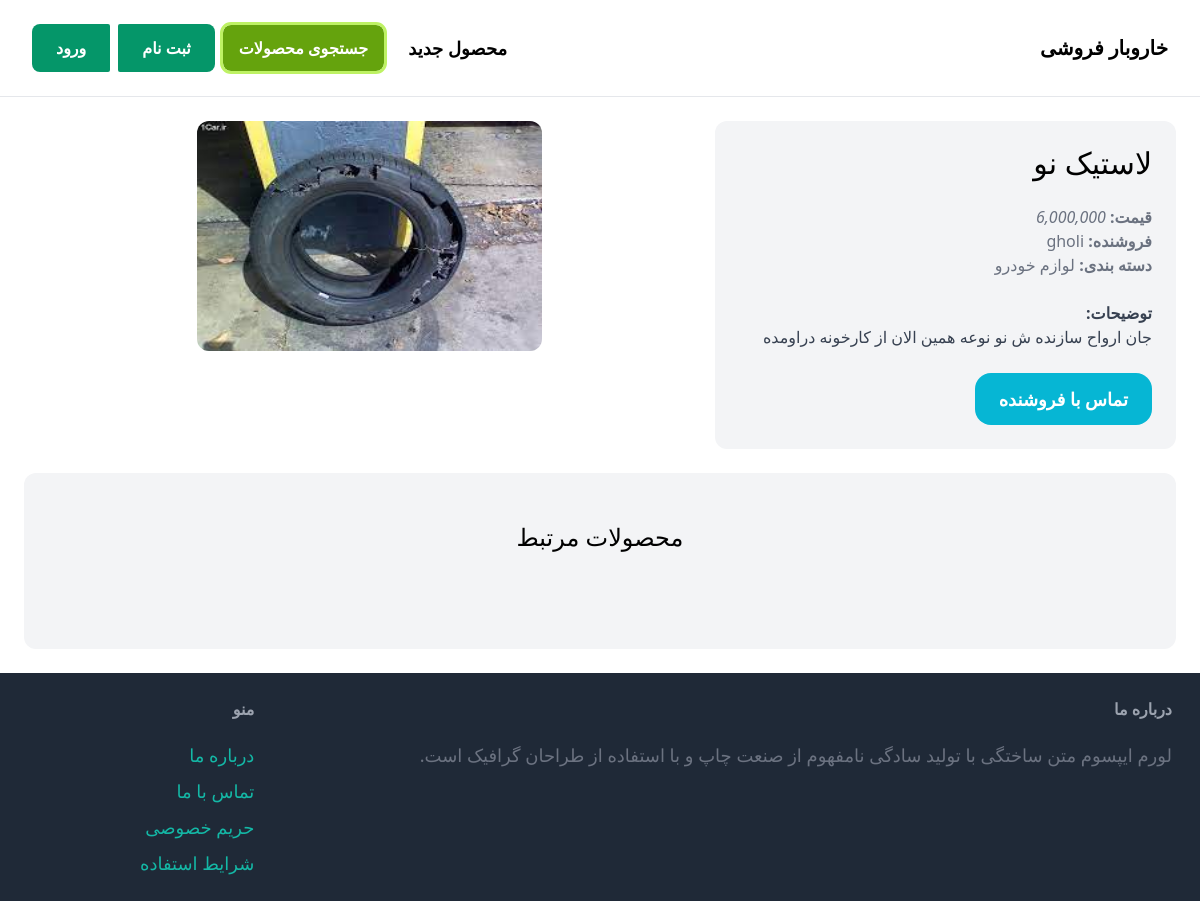
/items/15/, run on an earlier commit of the app's database.
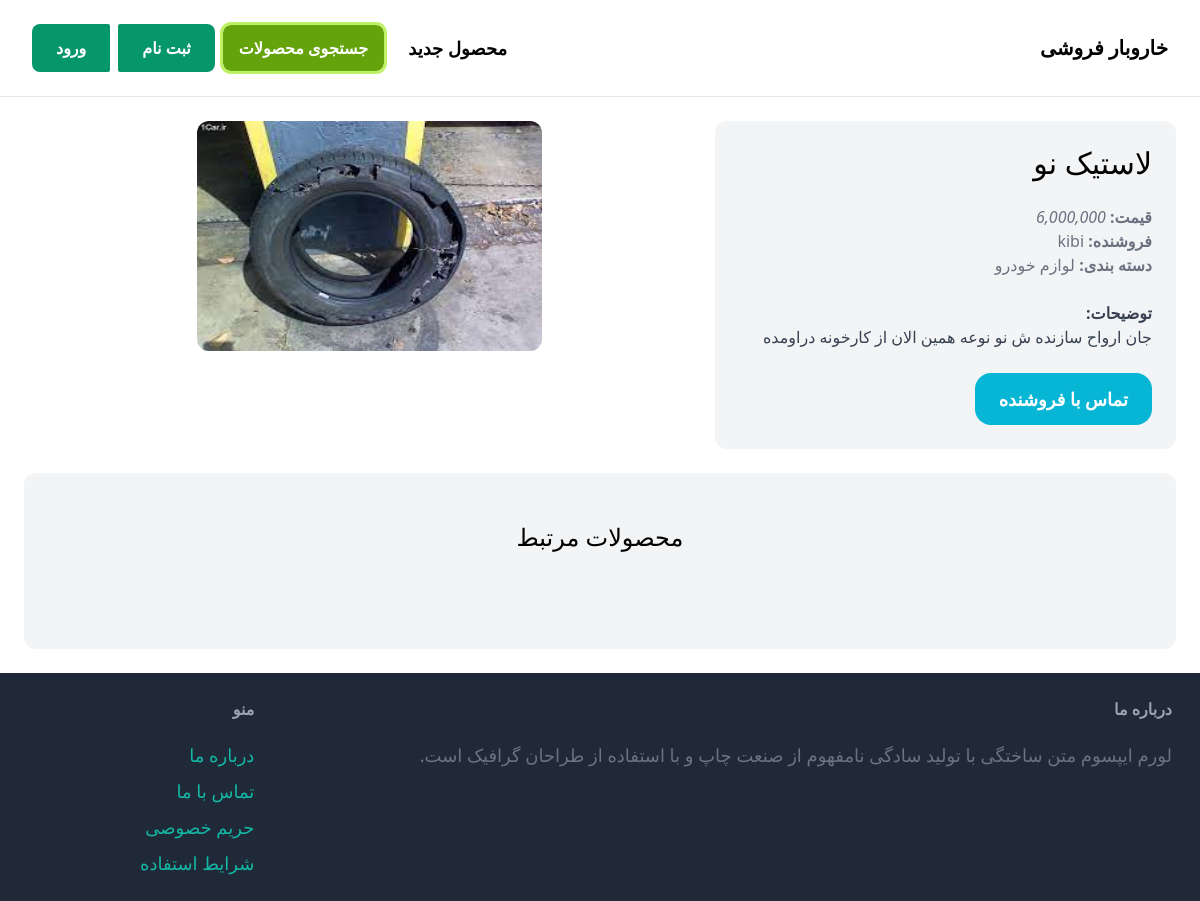
And on a later commit of the database.
### item/models.py (models this page shows, shortened)
class Item(models.Model):
    category = models.ForeignKey(Category , related_name='items',on_delete=models.CASCADE,verbose_name='دسته بندی')
    name = models.CharField(max_length=255,verbose_name='نام محصول')
    description = models.TextField(blank=True, null=True,verbose_name='توضیحات')
    price = models.FloatField(verbose_name='قیمت')
    image   = models.ImageField(upload_to='item_images', blank=True, null=True,verbose_name='عکس محصول')
    is_sold = models.BooleanField(default=False,verbose_name='آیا محصول فروخته شده است؟')
    is_deleted = models.BooleanField(default=False)
    created_by = models.ForeignKey(User, related_name='items', on_delete=models.CASCADE)
    created_at = jmodels.jDateTimeField(auto_now_add=True)
    is_approved = models.BooleanField(default=False)

class Category(models.Model):
    name = models.CharField(max_length=255)
    class Meta:
        ordering = ('name',)
        verbose_name_plural = 'categories'
    def __str__(self):
        return self.name

### item/views.py (the view)
# urls.py: path('<int:pk>/', views.chat_detail , name='detail'),
def detail(request, pk):
    item = get_object_or_404(Item, pk=pk)
    related_items = Item.objects.filter(category=item.category, is_sold=False, is_deleted=False,is_approved=True).exclude(pk=pk)[0:3]
    return render(request, 'item/detail.html', {
        'item': item,
        'related_items': related_items
    })

### item/templates/item/detail.html (shortened to what this page needs)
{% extends 'core/base.html' %}
{% block content %}
<div class="grid grid-cols-5 ">
    <div class="col-span-2 p-6 bg-gray-100 rounded-xl">
        <h1 class="mb-6 text-3xl">{{item.name}}</h1>
        <p class="text-gray-500"><strong>قیمت: </strong><i class="currency">{{ item.price }}</i></p>
        <p class="text-gray-500"><strong>فروشنده: </strong>{{ item.created_by.username }}</p>
        <form method="POST" action="{% url 'item:browse' %}" >
            <button type="submit"><p class="text-gray-500"><strong>دسته بندی: </strong>{{ item.category }}</p><br></button>
        </form>
        {%if item.description%}
            <p class="text-gray-700">
                <strong class="text-black-500">توضیحات:</strong><br>
                {{ item.description }}
            </p>
        {% endif %}
        {% if request.user == item.created_by or user.is_superuser %}
            <div class="mt-6 p-6 bg-white rounded-xl">
                {% if user.is_superuser and not request.user == item.created_by %}
                    <p> محصول متعلق به کاربر "{{item.created_by}}" میباشد.</p>
                {% else %}
                    <p>این محصول شماست.</p>
                {% endif %} {% comment %}#TODO انتظار تایید محصول، و اپشن تایید توسط ادمینو بزارم {% endcomment %}
                <a href="{% url 'item:edit' item.id %}" class="inline-block mt-6 px-6 py-3 text-lg font-semibold bg-lime-600 text-white rounded-xl">ویرایش</a>
                <a href="{% url 'item:delete' item.id %}" class="inline-block mt-6 px-6 py-3 text-lg font-semibold bg-red-500 text-white rounded-xl" onclick="return confirmDelete()">بندازش دور</a>
                {% if not item.is_sold %}
                  <a href="{% url 'item:sold' item.id %}" class="inline-block px-6 py-3 text-lg font-semibold bg-yellow-500 text-white rounded-xl" onclick="return">فروخته شد</a>
                {% else %}
                    <a href="{% url 'item:sold' item.id %}" class="inline-block px-6 py-3 text-lg font-semibold bg-teal-500 text-white rounded-xl" onclick="return">برای فروش</a>
                {% endif %}
            </div>
        {% else %}
            {% if not item.is_sold %}
                <a href="{% url 'conversation:new' item.id %}" class="inline-block mt-6 px-6 py-3 text-lg font-semibold bg-cyan-500 text-white rounded-2xl hover:bg-cyan-700 ">تماس با فروشنده</a>
            {% endif %}
        {% endif %}
    </div>
    <div class="col-span-3 justify-start " style="margin-right: auto;margin-left: 0;margin-right: 25%; width:50%;height:330">
        <img style="width: calc(250% + 300px );height:calc(100%+50px); aspect-ratio: 3/2;"  src="{{item.image.url}}" class="rounded-xl">
    </div>
</div>
<div class="mt-6 px-6 py-12 bg-gray-100 rounded-xl">
    <h2 class="mb-12 text-2xl text-center">محصولات مرتبط</h2>
   </div>
{% endblock %}

### core/templates/core/base.html (shortened to what this page needs)
<!DOCTYPE html>
<html >
    <head>
        <script src="https://cdn.tailwindcss.com"></script>
    </head>
    <body dir="rtl">
        <nav class="px-8 py-6 flex justify-between items-center border-b border-gray-200">
            <div >
                <a href="/" class="text-xl font-semibold" >خاروبار فروشی</a>
            </div>
            <div class="flex items-center">
                <a href="{% url 'item:new_item'%}" class="px-4 text-lg font-semibold hover:text-gray-500">محصول جدید</a>
                <div class="dropdown">
                    <a href="{% url 'item:browse' %}" class=" mx-2 px-4 py-3 font-semibold bg-lime-600 outline outline-lime-300 text-white rounded-lg hover:bg-lime-800">جستجوی محصولات</a>
                </div>
                {% if request.user.is_authenticated %}
                <a href="{% if user.is_superuser %}{% url 'dashboard:admin_dash' %}{% else %}{% url 'dashboard:index' %}{% endif %}" class="px-6 ml-2  py-3 font-semibold bg-emerald-600 text-white rounded-r-lg rounded-l-sm hover:bg-emerald-400">داشبورد</a>
                <a href="{% url 'conversation:inbox' %}" class="px-6 py-3 font-semibold bg-emerald-600 text-white rounded-l-lg rounded-r-sm hover:bg-emerald-400">پیام ها</a>
                {% else %}
                <a href="{% url 'core:signup' %}" class="px-6 ml-2 py-3 font-semibold bg-emerald-600 text-white rounded-r-lg rounded-l-sm hover:bg-emerald-400">ثبت نام</a>
                <a href="{% url 'core:login' %}" class="px-6 py-3 font-semibold bg-emerald-600 text-white rounded-l-lg rounded-r-sm hover:bg-emerald-400">ورود</a>
                {% endif %}
            </div>
        </nav>
        <div class="px-6 py-6">
            {% block content %}
            {% endblock %}
        </div>
        <footer class="px-6 py-6 flex justify-between bg-gray-800 ">
            <div class="w-4/5 pr-1">
                <h3 class="mb-5 font-semibold text-gray-400">درباره ما</h3>
                <p class="text-lg text-gray-500">لورم ایپسوم متن ساختگی با تولید سادگی نامفهوم از صنعت چاپ و با استفاده از طراحان گرافیک است.</p>
            </div>
            <div class="w-1/5">
                <h3 class="mb-5 font-semibold text-gray-400">منو</h3>
                <uL class="space-y-2">
                    <li> <a href="{% url 'core:contact' %}" class="text-lg text-teal-500 hover:text-teal-700">درباره ما</a> </li>
                    <li> <a href="{% url 'core:contact' %}" class="text-lg text-teal-500 hover:text-teal-700">تماس با ما</a> </li>
                    <li> <a href="{% url 'core:contact' %}" class="text-lg text-teal-500 hover:text-teal-700">حریم خصوصی</a> </li>
                    <li> <a href="{% url 'core:contact' %}" class="text-lg text-teal-500 hover:text-teal-700">شرایط استفاده</a> </li>
                </ul>
            </div>
        </footer>
    </body>
</html>

### core/templates/core/base.html (style rules this page uses)
.dropdown { position: relative; }

What changed in the data, as far as the page shows it:
changed Item "لاستیک نو": created_by.username "gholi" → "kibi"
